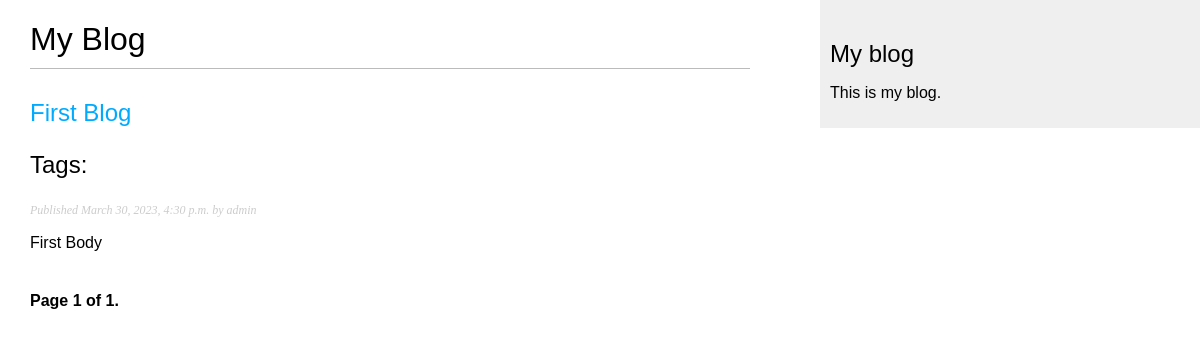
/blog/, run on an earlier commit of the app's database.
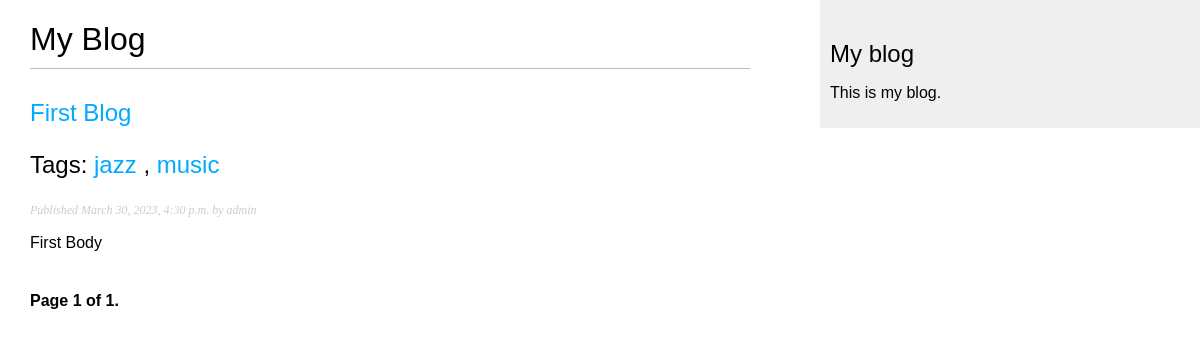
And on a later commit of the database.
### blog/models.py (models this page shows, shortened)
class Post(models.Model):
    STATUS_CHOICES = (
        ('draft', 'Draft'),
        ('published', 'Published'),
    )
    title = models.CharField(max_length=250)
    slug = models.SlugField(max_length=250,
                            unique_for_date='publish')
    author = models.ForeignKey(User,
                                on_delete=models.CASCADE,
                                related_name='blog_posts')
    body = models.TextField()
    publish = models.DateTimeField(default=timezone.now)
    created = models.DateTimeField(auto_now_add=True)
    updated = models.DateTimeField(auto_now=True)
    status = models.CharField(max_length=10,
                                choices=STATUS_CHOICES,
                                default='draft')
    objects = models.Manager() # The default manager.
    published = PublishedManager() # Our custom manager.
    tags = TaggableManager()
    def get_absolute_url(self):
           return reverse('blog:post_detail',
                          args=[self.publish.year,
                                self.publish.month,
                                self.publish.day, self.slug])
    class Meta:
        ordering = ('-publish',)

### blog/views.py (the view)
# urls.py: path('', views.post_list, name='post_list'),
def post_list(request):
    object_list = Post.published.all()
    paginator = Paginator(object_list, 3) # 3 posts in each page
    page = request.GET.get('page')
    try:
        posts = paginator.page(page)
    except PageNotAnInteger:
        posts = paginator.page(1)
    except EmptyPage:
        posts = paginator.page(paginator.num_pages)
    return render(request,'blog/post/list.html',{'page': page, 'posts': posts})

### blog/models.py (called while the page is built)
    def get_queryset(self):
        return super(PublishedManager,self).get_queryset().filter(status='published')

### templates/blog/post/list.html (shortened to what this page needs)
{% extends "blog/base.html" %}
{% load static %}
   {% block content %}
     <h1>My Blog</h1>
     {% for post in posts %}
       <h2>
         <a href="{{ post.get_absolute_url }}">
           {{ post.title }}
         </a>
         <p class="tags">
          Tags:
          {% for tag in post.tags.all %}
            <a href="{% url "blog:post_list_by_tag" tag.slug %}">
              {{ tag.name }}
            </a>
            {% if not forloop.last %}, {% endif %}
          {% endfor %}
         </p>
       </h2>
       <p class="date">
         Published {{ post.publish }} by {{ post.author }}
       </p>
       {{ post.body|truncatewords:30|linebreaks }}
     {% endfor %}
    {% include "blog/pagination.html" with page=posts %}
{% endblock %}

### templates/blog/base.html (shortened to what this page needs)
{% load static %}
   <!DOCTYPE html>
   <html>
   <head>
     <link href="{% static 'css/blog.css' %}" rel="stylesheet">
   </head>
   <body>
     <div id="content">
       {% block content %}
       {% endblock %}
     </div>
     <div id="sidebar">
       <h2>My blog</h2>
       <p>This is my blog.</p>
     </div>
   </body>
   </html>

### templates/blog/pagination.html (shortened to what this page needs)
<div class="pagination">
    <span class="step-links">
      <span class="current">
        Page {{ page.number }} of {{ page.paginator.num_pages }}.
      </span>
    </span>
</div>

### static/css/blog.css (style rules this page uses)
body { margin:0; padding:0; font-family:helvetica, sans-serif; }
a { color:#00abff; text-decoration:none; }
h1 { font-weight:normal; border-bottom:1px solid #bbb; padding:0 0 10px 0; }
h2 { font-weight:normal; margin:30px 0 0; }
#content { float:left; width:60%; padding:0 0 0 30px; }
#sidebar { float:right; width:30%; padding:10px; background:#efefef; height:100%; }
p.date { color:#ccc; font-family: georgia, serif; font-size: 12px; font-style: italic; }
.pagination { margin:40px 0; font-weight:bold; }

What changed in the data, as far as the page shows it:
added Tag: name "jazz"
added Tag: name "music"
